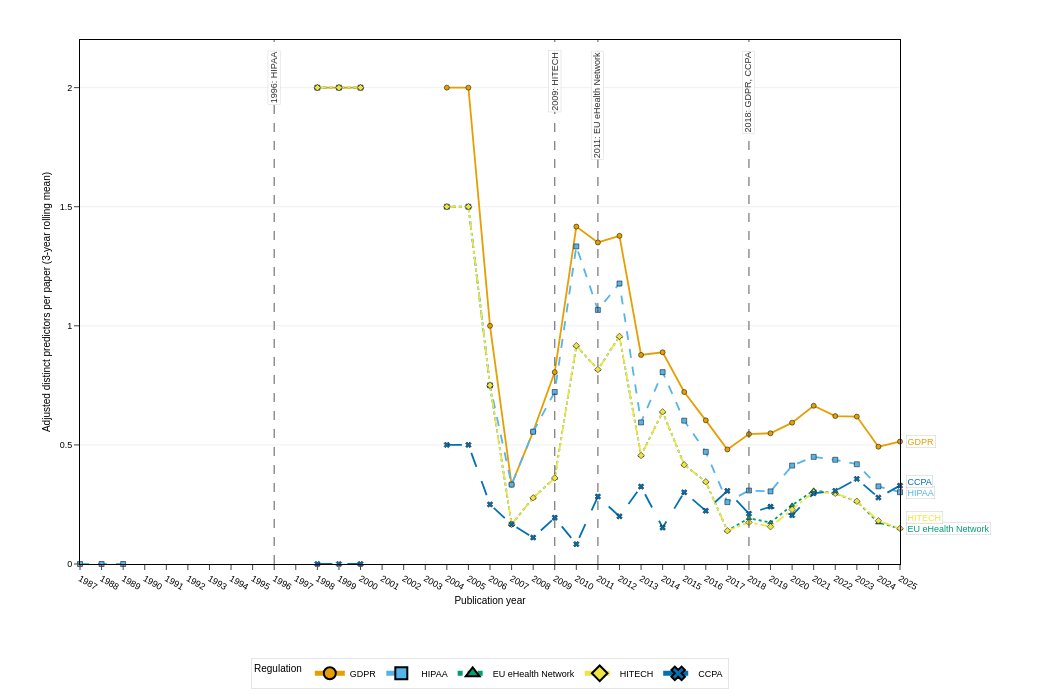

Notebook code for this chart:
### Markdown cell above
### Figure 6
Per-paper rate of adjusted distinct regulated predictors by regulation, 1987–2025 (3-year rolling mean). Five major regulations are shown using distinct colors, line styles, and marker shapes for triple redundancy. Dashed vertical lines indicate reference years (Er) with regulation names. End labels identify each regulation on the right side.

### Code cell
use_cfg("fig6")
# ==============================
# Data
# ==============================
f6 = merged_df.loc[merged_df["confidence"] == "High"].copy()
f6["year_int"] = f6["year_int"].clip(upper=2025)

id_candidates = ["paper_id","paperId","doc_id","docId","id","ID","doi"]
paper_key = next((c for c in id_candidates if c in f6.columns), None)
if paper_key is None:
    raise NameError("No unique paper identifier found. Expected one of: " + ", ".join(id_candidates))

per_year = (
    f6.groupby(["reg_id","year_int"])["feature_clean"]
      .nunique()
      .reset_index(name="distinct_features")
)
per_year["adj_distinct_features"] = (per_year["distinct_features"] * GLOBAL_RATE).round().astype(int)

if DENOM_MODE == "overall":
    denom = f6.groupby("year_int")[paper_key].nunique().rename("n_papers_year").reset_index()
    per_year = per_year.merge(denom, on="year_int", how="left")
    per_year = per_year[per_year["n_papers_year"] > 0]
    per_year["rate_per_paper"] = per_year["adj_distinct_features"] / per_year["n_papers_year"]
    y_label = "Adjusted distinct predictors per paper"
elif DENOM_MODE == "by_reg":
    denom = (
        f6.groupby(["reg_id","year_int"])[paper_key]
          .nunique().rename("n_papers_reg_year").reset_index()
    )
    per_year = per_year.merge(denom, on=["reg_id","year_int"], how="left")
    per_year = per_year[per_year["n_papers_reg_year"] > 0]
    per_year["rate_per_paper"] = per_year["adj_distinct_features"] / per_year["n_papers_reg_year"]
    y_label = "Adjusted distinct predictors per paper (within regulation)"
else:
    raise ValueError("DENOM_MODE must be 'overall' or 'by_reg'")

# Top regs by total unrolled rate for stable selection
top_regs = (
    per_year.groupby("reg_id")["rate_per_paper"]
      .sum().sort_values(ascending=False)
      .head(5).index.tolist()
)
per_year_top = per_year[per_year["reg_id"].isin(top_regs)].copy()
if per_year_top.empty:
    raise ValueError("No data for Figure 6 after filtering.")

# Reindex to full year range and optionally roll
if ROLL:
    yr_min, yr_max = int(per_year_top["year_int"].min()), 2025
    full = []
    for reg, g in per_year_top.groupby("reg_id"):
        idx = pd.Index(range(yr_min, yr_max+1), name="year_int")
        g2 = g.set_index("year_int").reindex(idx)
        g2["reg_id"] = reg
        full.append(g2.reset_index())
    per_year_top = pd.concat(full, ignore_index=True)
    per_year_top["rate_per_paper_roll"] = (
        per_year_top.groupby("reg_id")["rate_per_paper"]
                    .apply(lambda s: s.rolling(ROLL, min_periods=1).mean()).values
    )
    y_field = "rate_per_paper_roll"
    y_label = f"{y_label} ({ROLL}-year rolling mean)"
else:
    y_field = "rate_per_paper"

# ==============================
# Encoding
# ==============================
color_map  = {reg: OKABE_ITO[i % len(OKABE_ITO)] for i, reg in enumerate(top_regs)}
dash_cycle = ["solid","dash","dot","dashdot","longdash"]
dash_map   = {reg: dash_cycle[i % len(dash_cycle)] for i, reg in enumerate(top_regs)}
sym_cycle  = ["circle","square","triangle-up","diamond","x"]
symbol_map = {reg: sym_cycle[i % len(sym_cycle)] for i, reg in enumerate(top_regs)}
cat_order  = {"reg_id": top_regs}

# ==============================
# Plot
# ==============================
fig6 = px.line(
    per_year_top.sort_values(["reg_id","year_int"]),
    x="year_int", y=y_field,
    color="reg_id", category_orders=cat_order, color_discrete_map=color_map,
    line_dash="reg_id", line_dash_map=dash_map,
    symbol="reg_id", symbol_map=symbol_map,
    markers=True,
    labels={"year_int":"Publication year", y_field:y_label, "reg_id":"Regulation"},
)

xmin = int(per_year_top["year_int"].min()); xmax = 2025
ymax = float(per_year_top[y_field].max() or 0)

fig6.update_xaxes(
    range=[xmin, xmax], tickmode="linear", dtick=1,
    showgrid=False, showline=True, linewidth=1, linecolor="black", mirror=True,
    ticks="outside", tickfont=dict(size=9, color="black"),
    title=dict(text="Publication year", font=dict(size=10, color="black")), automargin=True,
)
fig6.update_yaxes(
    range=[0, ymax * 1.10 if ymax > 0 else 1],
    showgrid=True, gridcolor="#E0E0E0", gridwidth=0.5,
    zeroline=False, showline=True, linewidth=1, linecolor="black", mirror=True,
    ticks="outside", tickfont=dict(size=9, color="black"),
    title=dict(text=y_label, font=dict(size=10, color="black")), automargin=True,
)
fig6.update_traces(
    line_width=1.8, marker_size=5, marker_line_width=0.5,
    marker_line_color="black", cliponaxis=False,
)

# Layout with legend ON
if USE_END_LABELS and not USE_LEGEND:
    margin_config = dict(l=80, r=150, t=40, b=60)
elif USE_LEGEND and not USE_END_LABELS:
    margin_config = dict(l=80, r=30, t=40, b=120)
elif USE_END_LABELS and USE_LEGEND:
    margin_config = dict(l=80, r=150, t=40, b=120)
else:
    margin_config = dict(l=80, r=30, t=40, b=60)

fig6.update_layout(
    width=BASE_WIDTH_PX, height=BASE_HEIGHT_PX,
    font=dict(family="Arial, sans-serif", size=10, color="black"),
    paper_bgcolor="white", plot_bgcolor="white",
    showlegend=True,
    legend=dict(
        title=dict(text="Regulation", font=dict(size=10, color="black")),
        orientation="h", yanchor="top", y=-0.18,
        xanchor="center", x=0.5,
        bgcolor="white", bordercolor="rgba(0,0,0,0.2)", borderwidth=0.5,
        font=dict(size=9, color="black"),
        itemsizing="constant", traceorder="normal",
    ),
    margin=margin_config, title=None, template=None,
)

# ==============================
# End labels: last non-NaN point per reg + collision avoidance
# ==============================
if USE_END_LABELS:
    gsorted = per_year_top.sort_values(["reg_id","year_int"])
    last_pts = (
        gsorted.dropna(subset=[y_field])
               .groupby("reg_id", as_index=False).tail(1)[["reg_id","year_int",y_field]]
    )
    # Sort by y for spacing
    last_pts = last_pts.sort_values(y_field).reset_index(drop=True)
    MIN_DY = 0.02 * (fig6.layout.yaxis.range[1] if ymax > 0 else 1)  # ~2% of axis span
    placed = []
    for _, r in last_pts.iterrows():
        y_target = float(r[y_field])
        for py in placed:
            if abs(y_target - py) < MIN_DY:
                y_target = py + MIN_DY
        placed.append(y_target)
        fig6.add_annotation(
            x=float(r["year_int"]), y=y_target,
            xref="x", yref="y",
            text=str(r["reg_id"]),
            showarrow=False,
            xanchor="left", yanchor="middle",
            xshift=6,
            font=dict(size=9, color=color_map.get(r["reg_id"], "#222222")),
            bgcolor="rgba(255,255,255,0.85)",
            bordercolor="rgba(0,0,0,0.2)", borderwidth=0.5,
        )

# ==============================
# Enactment markers
# ==============================
_ENACT = globals().get("ENACT_YEARS", globals().get("enact_years", None))
if _ENACT is None:
    raise NameError("ENACT_YEARS (or enact_years) must be defined earlier.")

year_to_regs = {}
for reg in top_regs:
    yr = _ENACT.get(reg)
    if isinstance(yr, (int, float)):
        yr = min(int(yr), 2025)
        year_to_regs.setdefault(yr, []).append(reg)

for yr in sorted(year_to_regs):
    fig6.add_vline(x=yr, line_dash="dash", line_color="rgba(60,60,60,0.7)", line_width=1.2)
    fig6.add_annotation(
        x=yr, y=0.98, xref="x", yref="paper",
        text=f"{yr}: {', '.join(year_to_regs[yr])}",
        showarrow=False, textangle=-90,
        font=dict(size=9, color="rgba(40,40,40,0.95)"),
        xanchor="center", yanchor="top",
        bgcolor="rgba(255,255,255,0.85)",
        bordercolor="rgba(120,120,120,0.3)", borderwidth=0.5,
    )

# ==============================
# Show / export
# ==============================
config = {
    "toImageButtonOptions": {
        "format": "png", "filename": "fig6",
        "height": BASE_HEIGHT_PX, "width": BASE_WIDTH_PX, "scale": EXPORT_SCALE
    },
    "displayModeBar": True, "displaylogo": False,
    "modeBarButtonsToRemove": ["pan2d","lasso2d","select2d"],
}
fig6.show(config=config)

print("Legend entries (order):", top_regs)

### Figure 1 — Plotly figure (JSON) as saved in the notebook; plotly's stock layout.template omitted (floating-point values rounded to 4 significant figures)
{"data": [{"cliponaxis": false, "hovertemplate": "Regulation=GDPR<br>Publication year=%{x}<br>Adjusted distinct predictors per paper (3-year rolling mean)=%{y}<extra></extra>", "legendgroup": "GDPR", "line": {"color": "#E69F00", "dash": "solid", "width": 1.8}, "marker": {"line": {"color": "black", "width": 0.5}, "size": 5, "symbol": "circle"}, "mode": "lines+markers", "name": "GDPR", "orientation": "v", "showlegend": true, "type": "scatter", "x": [1987, 1988, 1989, 1990, 1991, 1992, 1993, 1994, 1995, 1996, 1997, 1998, 1999, 2000, 2001, 2002, 2003, 2004, 2005, 2006, 2007, 2008, 2009, 2010, 2011, 2012, 2013, 2014, 2015, 2016, 2017, 2018, 2019, 2020, 2021, 2022, 2023, 2024, 2025], "xaxis": "x", "y": [NaN, NaN, NaN, NaN, NaN, NaN, NaN, NaN, NaN, NaN, NaN, 2.0, 2.0, 2.0, NaN, NaN, NaN, 2.0, 2.0, 1.0, 0.3333, 0.5556, 0.8056, 1.417, 1.35, 1.378, 0.8778, 0.8889, 0.7222, 0.6032, 0.481, 0.5453, 0.5489, 0.5934, 0.6643, 0.621, 0.6189, 0.4925, 0.514], "yaxis": "y"}, {"cliponaxis": false, "hovertemplate": "Regulation=HIPAA<br>Publication year=%{x}<br>Adjusted distinct predictors per paper (3-year rolling mean)=%{y}<extra></extra>", "legendgroup": "HIPAA", "line": {"color": "#56B4E9", "dash": "dash", "width": 1.8}, "marker": {"line": {"color": "black", "width": 0.5}, "size": 5, "symbol": "square"}, "mode": "lines+markers", "name": "HIPAA", "orientation": "v", "showlegend": true, "type": "scatter", "x": [1987, 1988, 1989, 1990, 1991, 1992, 1993, 1994, 1995, 1996, 1997, 1998, 1999, 2000, 2001, 2002, 2003, 2004, 2005, 2006, 2007, 2008, 2009, 2010, 2011, 2012, 2013, 2014, 2015, 2016, 2017, 2018, 2019, 2020, 2021, 2022, 2023, 2024, 2025], "xaxis": "x", "y": [0.0, 0.0, 0.0, NaN, NaN, NaN, NaN, NaN, NaN, NaN, NaN, 2.0, 2.0, 2.0, NaN, NaN, NaN, 1.5, 1.5, 0.75, 0.3333, 0.5556, 0.7222, 1.333, 1.067, 1.178, 0.5944, 0.8056, 0.6019, 0.4709, 0.2598, 0.3085, 0.3049, 0.4132, 0.4498, 0.4376, 0.4188, 0.3261, 0.3013], "yaxis": "y"}, {"cliponaxis": false, "hovertemplate": "Regulation=EU eHealth Network<br>Publication year=%{x}<br>Adjusted distinct predictors per paper (3-year rolling mean)=%{y}<extra></extra>", "legendgroup": "EU eHealth Network", "line": {"color": "#009E73", "dash": "dot", "width": 1.8}, "marker": {"line": {"color": "black", "width": 0.5}, "size": 5, "symbol": "triangle-up"}, "mode": "lines+markers", "name": "EU eHealth Network", "orientation": "v", "showlegend": true, "type": "scatter", "x": [1987, 1988, 1989, 1990, 1991, 1992, 1993, 1994, 1995, 1996, 1997, 1998, 1999, 2000, 2001, 2002, 2003, 2004, 2005, 2006, 2007, 2008, 2009, 2010, 2011, 2012, 2013, 2014, 2015, 2016, 2017, 2018, 2019, 2020, 2021, 2022, 2023, 2024, 2025], "xaxis": "x", "y": [NaN, NaN, NaN, NaN, NaN, NaN, NaN, NaN, NaN, NaN, NaN, 2.0, 2.0, 2.0, NaN, NaN, NaN, 1.5, 1.5, 0.75, 0.1667, 0.2778, 0.3611, 0.9167, 0.8167, 0.9556, 0.4556, 0.6389, 0.4167, 0.3452, 0.1397, 0.1923, 0.174, 0.2462, 0.3095, 0.2961, 0.2628, 0.1735, 0.1492], "yaxis": "y"}, {"cliponaxis": false, "hovertemplate": "Regulation=HITECH<br>Publication year=%{x}<br>Adjusted distinct predictors per paper (3-year rolling mean)=%{y}<extra></extra>", "legendgroup": "HITECH", "line": {"color": "#F0E442", "dash": "dashdot", "width": 1.8}, "marker": {"line": {"color": "black", "width": 0.5}, "size": 5, "symbol": "diamond"}, "mode": "lines+markers", "name": "HITECH", "orientation": "v", "showlegend": true, "type": "scatter", "x": [1987, 1988, 1989, 1990, 1991, 1992, 1993, 1994, 1995, 1996, 1997, 1998, 1999, 2000, 2001, 2002, 2003, 2004, 2005, 2006, 2007, 2008, 2009, 2010, 2011, 2012, 2013, 2014, 2015, 2016, 2017, 2018, 2019, 2020, 2021, 2022, 2023, 2024, 2025], "xaxis": "x", "y": [NaN, NaN, NaN, NaN, NaN, NaN, NaN, NaN, NaN, NaN, NaN, 2.0, 2.0, 2.0, NaN, NaN, NaN, 1.5, 1.5, 0.75, 0.1667, 0.2778, 0.3611, 0.9167, 0.8167, 0.9556, 0.4556, 0.6389, 0.4167, 0.3452, 0.1397, 0.1748, 0.1565, 0.2287, 0.3023, 0.2968, 0.2635, 0.1814, 0.1492], "yaxis": "y"}, {"cliponaxis": false, "hovertemplate": "Regulation=CCPA<br>Publication year=%{x}<br>Adjusted distinct predictors per paper (3-year rolling mean)=%{y}<extra></extra>", "legendgroup": "CCPA", "line": {"color": "#0072B2", "dash": "longdash", "width": 1.8}, "marker": {"line": {"color": "black", "width": 0.5}, "size": 5, "symbol": "x"}, "mode": "lines+markers", "name": "CCPA", "orientation": "v", "showlegend": true, "type": "scatter", "x": [1987, 1988, 1989, 1990, 1991, 1992, 1993, 1994, 1995, 1996, 1997, 1998, 1999, 2000, 2001, 2002, 2003, 2004, 2005, 2006, 2007, 2008, 2009, 2010, 2011, 2012, 2013, 2014, 2015, 2016, 2017, 2018, 2019, 2020, 2021, 2022, 2023, 2024, 2025], "xaxis": "x", "y": [NaN, NaN, NaN, NaN, NaN, NaN, NaN, NaN, NaN, NaN, NaN, 0.0, 0.0, 0.0, NaN, NaN, NaN, 0.5, 0.5, 0.25, 0.1667, 0.1111, 0.1944, 0.08333, 0.2833, 0.2, 0.325, 0.1528, 0.3009, 0.2235, 0.3069, 0.2114, 0.2407, 0.2046, 0.2969, 0.3072, 0.3572, 0.279, 0.3289], "yaxis": "y"}], "layout": {"annotations": [{"bgcolor": "rgba(255,255,255,0.85)", "bordercolor": "rgba(0,0,0,0.2)", "borderwidth": 0.5, "font": {"color": "#009E73", "size": 9}, "showarrow": false, "text": "EU eHealth Network", "x": 2025.0, "xanchor": "left", "xref": "x", "xshift": 6, "y": 0.1492, "yanchor": "middle", "yref": "y"}, {"bgcolor": "rgba(255,255,255,0.85)", "bordercolor": "rgba(0,0,0,0.2)", "borderwidth": 0.5, "font": {"color": "#F0E442", "size": 9}, "showarrow": false, "text": "HITECH", "x": 2025.0, "xanchor": "left", "xref": "x", "xshift": 6, "y": 0.1932, "yanchor": "middle", "yref": "y"}, {"bgcolor": "rgba(255,255,255,0.85)", "bordercolor": "rgba(0,0,0,0.2)", "borderwidth": 0.5, "font": {"color": "#56B4E9", "size": 9}, "showarrow": false, "text": "HIPAA", "x": 2025.0, "xanchor": "left", "xref": "x", "xshift": 6, "y": 0.3013, "yanchor": "middle", "yref": "y"}, {"bgcolor": "rgba(255,255,255,0.85)", "bordercolor": "rgba(0,0,0,0.2)", "borderwidth": 0.5, "font": {"color": "#0072B2", "size": 9}, "showarrow": false, "text": "CCPA", "x": 2025.0, "xanchor": "left", "xref": "x", "xshift": 6, "y": 0.3453, "yanchor": "middle", "yref": "y"}, {"bgcolor": "rgba(255,255,255,0.85)", "bordercolor": "rgba(0,0,0,0.2)", "borderwidth": 0.5, "font": {"color": "#E69F00", "size": 9}, "showarrow": false, "text": "GDPR", "x": 2025.0, "xanchor": "left", "xref": "x", "xshift": 6, "y": 0.514, "yanchor": "middle", "yref": "y"}, {"bgcolor": "rgba(255,255,255,0.85)", "bordercolor": "rgba(120,120,120,0.3)", "borderwidth": 0.5, "font": {"color": "rgba(40,40,40,0.95)", "size": 9}, "showarrow": false, "text": "1996: HIPAA", "textangle": -90, "x": 1996, "xanchor": "center", "xref": "x", "y": 0.98, "yanchor": "top", "yref": "paper"}, {"bgcolor": "rgba(255,255,255,0.85)", "bordercolor": "rgba(120,120,120,0.3)", "borderwidth": 0.5, "font": {"color": "rgba(40,40,40,0.95)", "size": 9}, "showarrow": false, "text": "2009: HITECH", "textangle": -90, "x": 2009, "xanchor": "center", "xref": "x", "y": 0.98, "yanchor": "top", "yref": "paper"}, {"bgcolor": "rgba(255,255,255,0.85)", "bordercolor": "rgba(120,120,120,0.3)", "borderwidth": 0.5, "font": {"color": "rgba(40,40,40,0.95)", "size": 9}, "showarrow": false, "text": "2011: EU eHealth Network", "textangle": -90, "x": 2011, "xanchor": "center", "xref": "x", "y": 0.98, "yanchor": "top", "yref": "paper"}, {"bgcolor": "rgba(255,255,255,0.85)", "bordercolor": "rgba(120,120,120,0.3)", "borderwidth": 0.5, "font": {"color": "rgba(40,40,40,0.95)", "size": 9}, "showarrow": false, "text": "2018: GDPR, CCPA", "textangle": -90, "x": 2018, "xanchor": "center", "xref": "x", "y": 0.98, "yanchor": "top", "yref": "paper"}], "font": {"color": "black", "family": "Arial, sans-serif", "size": 10}, "height": 700, "legend": {"bgcolor": "white", "bordercolor": "rgba(0,0,0,0.2)", "borderwidth": 0.5, "font": {"color": "black", "size": 9}, "itemsizing": "constant", "orientation": "h", "title": {"font": {"color": "black", "size": 10}, "text": "Regulation"}, "tracegroupgap": 0, "traceorder": "normal", "x": 0.5, "xanchor": "center", "y": -0.18, "yanchor": "top"}, "margin": {"b": 120, "l": 80, "r": 150, "t": 40}, "paper_bgcolor": "white", "plot_bgcolor": "white", "shapes": [{"line": {"color": "rgba(60,60,60,0.7)", "dash": "dash", "width": 1.2}, "type": "line", "x0": 1996, "x1": 1996, "xref": "x", "y0": 0, "y1": 1, "yref": "y domain"}, {"line": {"color": "rgba(60,60,60,0.7)", "dash": "dash", "width": 1.2}, "type": "line", "x0": 2009, "x1": 2009, "xref": "x", "y0": 0, "y1": 1, "yref": "y domain"}, {"line": {"color": "rgba(60,60,60,0.7)", "dash": "dash", "width": 1.2}, "type": "line", "x0": 2011, "x1": 2011, "xref": "x", "y0": 0, "y1": 1, "yref": "y domain"}, {"line": {"color": "rgba(60,60,60,0.7)", "dash": "dash", "width": 1.2}, "type": "line", "x0": 2018, "x1": 2018, "xref": "x", "y0": 0, "y1": 1, "yref": "y domain"}], "showlegend": true, "title": {}, "width": 1050, "xaxis": {"anchor": "y", "automargin": true, "domain": [0.0, 1.0], "dtick": 1, "linecolor": "black", "linewidth": 1, "mirror": true, "range": [1987, 2025], "showgrid": false, "showline": true, "tickfont": {"color": "black", "size": 9}, "tickmode": "linear", "ticks": "outside", "title": {"font": {"color": "black", "size": 10}, "text": "Publication year"}}, "yaxis": {"anchor": "x", "automargin": true, "domain": [0.0, 1.0], "gridcolor": "#E0E0E0", "gridwidth": 0.5, "linecolor": "black", "linewidth": 1, "mirror": true, "range": [0, 2.2], "showgrid": true, "showline": true, "tickfont": {"color": "black", "size": 9}, "ticks": "outside", "title": {"font": {"color": "black", "size": 10}, "text": "Adjusted distinct predictors per paper (3-year rolling mean)"}, "zeroline": false}}}
